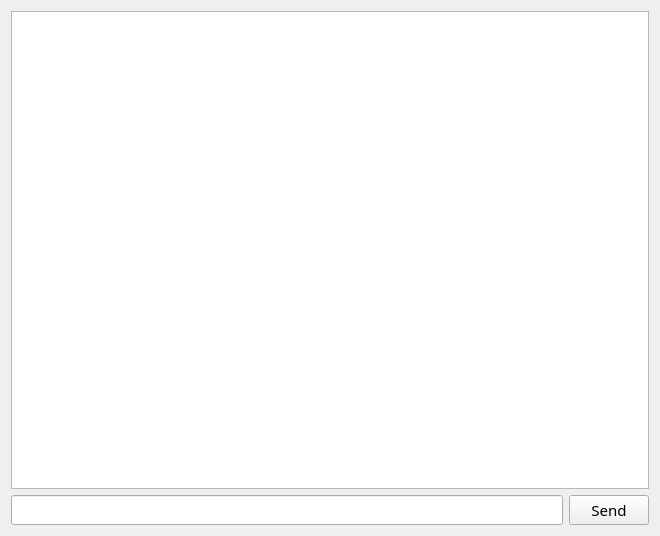
<?xml version="1.0" encoding="UTF-8"?>
<ui version="4.0">
 <class>ChattingClass</class>
 <widget class="QWidget" name="ChattingClass">
  <property name="geometry">
   <rect>
    <x>0</x>
    <y>0</y>
    <width>660</width>
    <height>536</height>
   </rect>
  </property>
  <property name="font">
   <font>
    <family>OPPOSans M</family>
    <pointsize>10</pointsize>
   </font>
  </property>
  <property name="windowTitle">
   <string>Chatting</string>
  </property>
  <layout class="QVBoxLayout" name="verticalLayout_2">
   <item>
    <layout class="QVBoxLayout" name="verticalLayout">
     <item>
      <widget class="QTextEdit" name="messageDisplay">
       <property name="font">
        <font>
         <family>OPPOSans M</family>
         <pointsize>11</pointsize>
        </font>
       </property>
      </widget>
     </item>
     <item>
      <layout class="QHBoxLayout" name="horizontalLayout">
       <item>
        <widget class="QLineEdit" name="textBox">
         <property name="font">
          <font>
           <family>OPPOSans M</family>
           <pointsize>11</pointsize>
          </font>
         </property>
        </widget>
       </item>
       <item>
        <widget class="QPushButton" name="btnSend">
         <property name="font">
          <font>
           <family>OPPOSans M</family>
           <pointsize>11</pointsize>
          </font>
         </property>
         <property name="text">
          <string>Send</string>
         </property>
        </widget>
       </item>
      </layout>
     </item>
    </layout>
   </item>
  </layout>
 </widget>
 <layoutdefault spacing="6" margin="11"/>
 <resources/>
 <connections/>
</ui>
